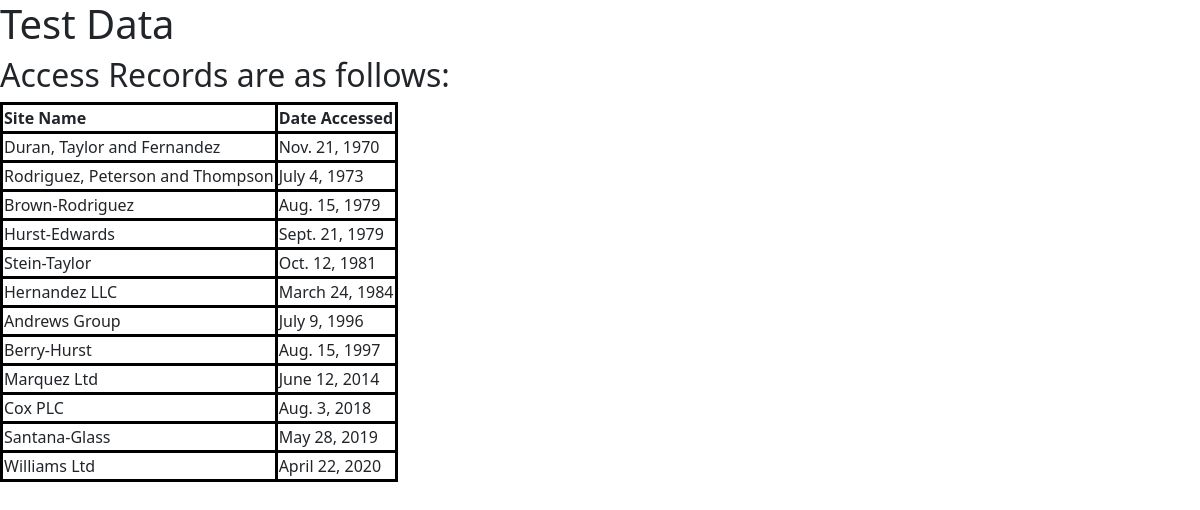
The app's page /test_models/ with its own data.
### test_models/models.py (models this page shows, shortened)
class AccessRecord(models.Model):
    name = models.ForeignKey(Webpage,on_delete=models.CASCADE)
    date = models.DateField()

class Webpage(models.Model):
    topic = models.ForeignKey(Topic,on_delete=models.CASCADE)
    name = models.CharField(max_length=264,unique=True)
    url = models.URLField(unique=True)
    def __str__(self):
        return self.name

### test_models/views.py (the view)
# urls.py: path("test_models/", include("test_models.urls")),
def test_models(request):
    webpages_list = AccessRecord.objects.order_by('date')
    date_dict = {'access_records':webpages_list}
    return render(request,'test_models_in.html',context=date_dict)

### test_models/templates/test_models_in.html (shortened to what this page needs)
{% extends 'bootstrap.html' %}
{% block content %}
<h1>Test Data</h1>
<h2>Access Records are as follows: </h2>
<div class="model">
    {% if access_records %}
    <table>
        <thead>
            <th>Site Name</th>
            <th>Date Accessed</th>
        </thead>
    {% for access_record in access_records %}
    <tr>
        <td> {{access_record.name}}</td>
        <td>{{access_record.date}}</td>
    </tr>
    {% endfor %}
     </table>
     {% else %}
     <p>No access records found</p>
    {% endif %}
</div>
{% endblock content %}

### templates/bootstrap.html (shortened to what this page needs)
<!doctype html>
<html lang="en">
  <head>
    <link rel="stylesheet" href="https://cdn.jsdelivr.net/npm/bootstrap@5.0.2/dist/css/bootstrap.min.css">
  </head>
  <body>
          {% block content %}
          {% endblock %}
  </body>
</html>

### test_models/templates/test_models_in.html (style rules this page uses)
table,th,td { border: 3px solid black; border-collapse: collapse; }

### records on screen
AccessRecord: name "Duran, Taylor and Fernandez", date "Nov. 21, 1970"
AccessRecord: name "Rodriguez, Peterson and Thompson", date "July 4, 1973"
AccessRecord: name "Brown-Rodriguez", date "Aug. 15, 1979"
AccessRecord: name "Hurst-Edwards", date "Sept. 21, 1979"
AccessRecord: name "Stein-Taylor", date "Oct. 12, 1981"
AccessRecord: name "Hernandez LLC", date "March 24, 1984"
AccessRecord: name "Andrews Group", date "July 9, 1996"
AccessRecord: name "Berry-Hurst", date "Aug. 15, 1997"
AccessRecord: name "Marquez Ltd", date "June 12, 2014"
AccessRecord: name "Cox PLC", date "Aug. 3, 2018"
AccessRecord: name "Santana-Glass", date "May 28, 2019"
AccessRecord: name "Williams Ltd", date "April 22, 2020"
